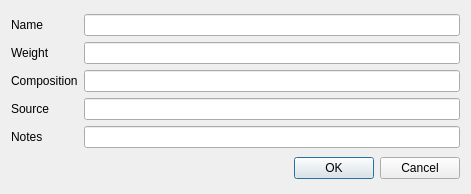
<?xml version="1.0" encoding="UTF-8"?>
<ui version="4.0">
 <class>type_add_form</class>
 <widget class="QDialog" name="type_add_form">
  <property name="geometry">
   <rect>
    <x>0</x>
    <y>0</y>
    <width>471</width>
    <height>194</height>
   </rect>
  </property>
  <property name="windowTitle">
   <string>New Yarn Type</string>
  </property>
  <layout class="QVBoxLayout" name="verticalLayout">
   <item>
    <layout class="QGridLayout" name="gridLayout">
     <item row="4" column="0">
      <widget class="QLabel" name="lbl_notes">
       <property name="text">
        <string>Notes</string>
       </property>
       <property name="buddy">
        <cstring>notes</cstring>
       </property>
      </widget>
     </item>
     <item row="0" column="1">
      <widget class="QLineEdit" name="name"/>
     </item>
     <item row="1" column="1">
      <widget class="QLineEdit" name="weight"/>
     </item>
     <item row="1" column="0">
      <widget class="QLabel" name="lbl_weight">
       <property name="text">
        <string>Weight</string>
       </property>
       <property name="buddy">
        <cstring>weight</cstring>
       </property>
      </widget>
     </item>
     <item row="4" column="1">
      <widget class="QLineEdit" name="notes"/>
     </item>
     <item row="2" column="0">
      <widget class="QLabel" name="lbl_composition">
       <property name="text">
        <string>Composition</string>
       </property>
       <property name="buddy">
        <cstring>composition</cstring>
       </property>
      </widget>
     </item>
     <item row="2" column="1">
      <widget class="QLineEdit" name="composition"/>
     </item>
     <item row="3" column="1">
      <widget class="QLineEdit" name="source"/>
     </item>
     <item row="0" column="0">
      <widget class="QLabel" name="lbl_name">
       <property name="text">
        <string>Name</string>
       </property>
       <property name="buddy">
        <cstring>name</cstring>
       </property>
      </widget>
     </item>
     <item row="3" column="0">
      <widget class="QLabel" name="lbl_source">
       <property name="text">
        <string>Source</string>
       </property>
       <property name="buddy">
        <cstring>source</cstring>
       </property>
      </widget>
     </item>
    </layout>
   </item>
   <item>
    <widget class="QDialogButtonBox" name="buttonBox">
     <property name="orientation">
      <enum>Qt::Horizontal</enum>
     </property>
     <property name="standardButtons">
      <set>QDialogButtonBox::Cancel|QDialogButtonBox::Ok</set>
     </property>
    </widget>
   </item>
  </layout>
 </widget>
 <resources/>
 <connections>
  <connection>
   <sender>type_add_form</sender>
   <signal>accepted()</signal>
   <receiver>type_add_form</receiver>
   <slot>submit()</slot>
   <hints>
    <hint type="sourcelabel">
     <x>71</x>
     <y>9</y>
    </hint>
    <hint type="destinationlabel">
     <x>194</x>
     <y>11</y>
    </hint>
   </hints>
  </connection>
  <connection>
   <sender>buttonBox</sender>
   <signal>accepted()</signal>
   <receiver>type_add_form</receiver>
   <slot>accept()</slot>
   <hints>
    <hint type="sourcelabel">
     <x>220</x>
     <y>184</y>
    </hint>
    <hint type="destinationlabel">
     <x>252</x>
     <y>193</y>
    </hint>
   </hints>
  </connection>
  <connection>
   <sender>buttonBox</sender>
   <signal>rejected()</signal>
   <receiver>type_add_form</receiver>
   <slot>reject()</slot>
   <hints>
    <hint type="sourcelabel">
     <x>461</x>
     <y>184</y>
    </hint>
    <hint type="destinationlabel">
     <x>470</x>
     <y>193</y>
    </hint>
   </hints>
  </connection>
 </connections>
 <slots>
  <slot>submit()</slot>
 </slots>
</ui>
